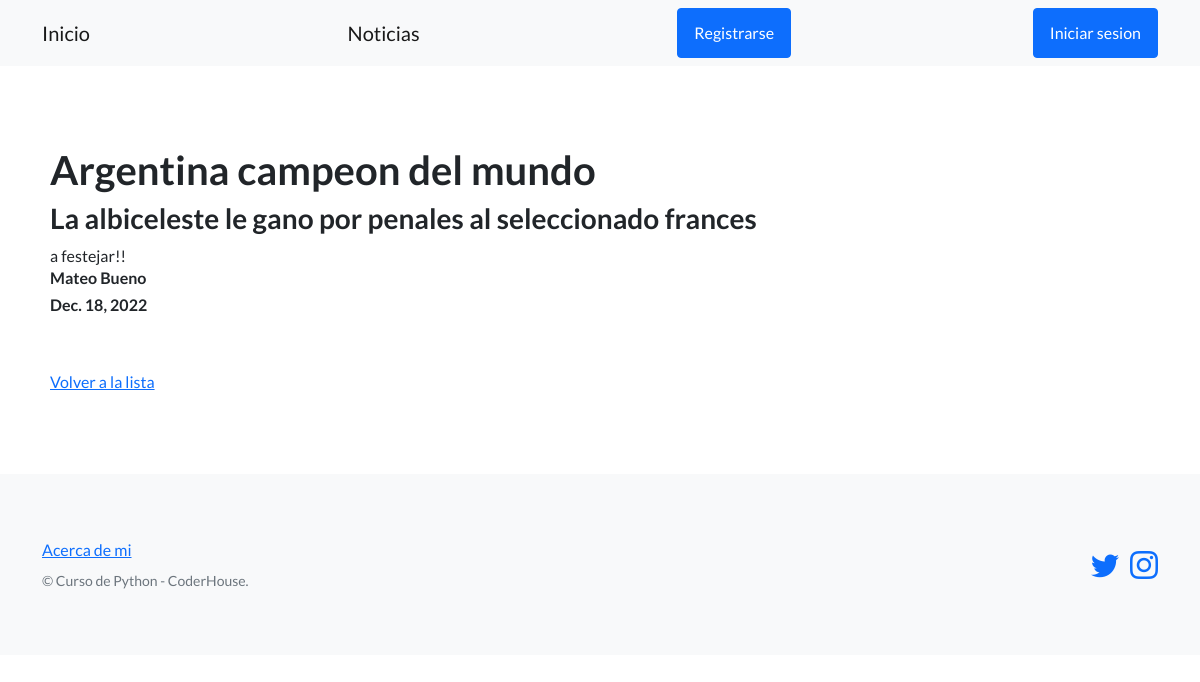
/pagina-blog/Ver/1, run on the app's committed database.
### pagina_blog/models.py (models this page shows, shortened)
class Noticias(models.Model):
    titulo = models.CharField(max_length=256)
    subtitulo = models.CharField(max_length=1000)
    cuerpo = models.CharField(max_length=1000, null=True)
    fecha_publicacion = models.DateField(null=True)
    autor = models.CharField(max_length=64)

### pagina_blog/views.py (the view)
# urls.py: path('Ver/<int:id>', ver_noticia, name= 'ver_noticia'),
def ver_noticia(request, id):
    noticia = Noticias.objects.get(id=id)
    contexto = {
        'noticia' : noticia
    }
    return render(
        request=request,
        template_name='pagina_blog/ver_noticia.html',
        context = contexto
    )

### pagina_blog/templates/pagina_blog/ver_noticia.html (shortened to what this page needs)
{% extends "pagina_blog/base.html" %}
{% block contenido %}
<h1>{{noticia.titulo}}</h1>
<h3>{{noticia.subtitulo}}</h3>
<span>{{noticia.cuerpo}}</span>
<h6>{{noticia.autor}}</h6>
<h6>{{noticia.fecha_publicacion}}</h6>
<br><br>
<a href="{% url 'listar_noticias' %}">Volver a la lista</a>
{% endblock contenido %}

### data on the page
Noticias: titulo "Argentina campeon del mundo", subtitulo "La albiceleste le gano por penales al seleccionado frances", cuerpo "a festejar!!", autor "Mateo Bueno", fecha_publicacion "Dec. 18, 2022"
